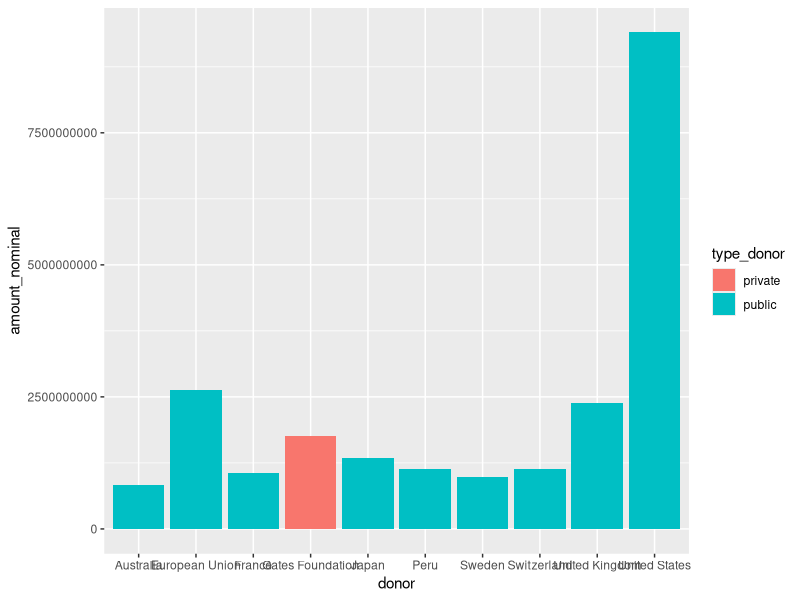
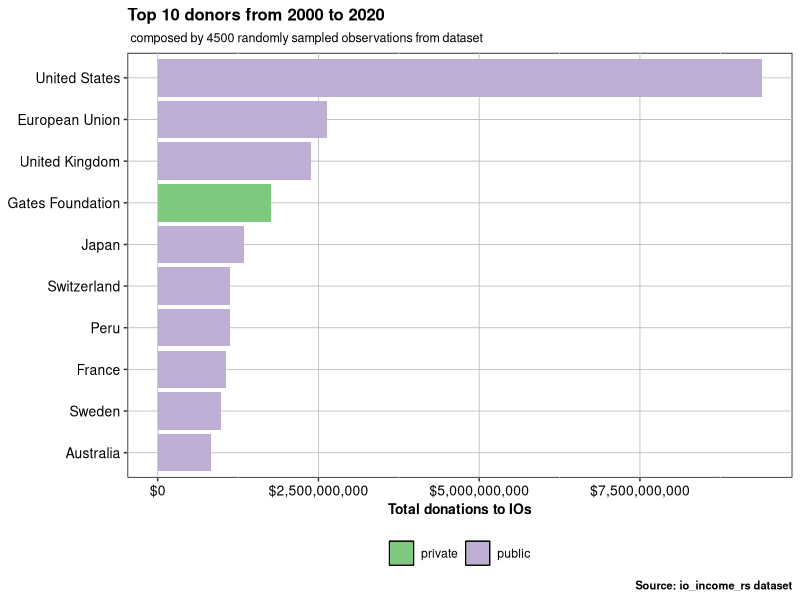
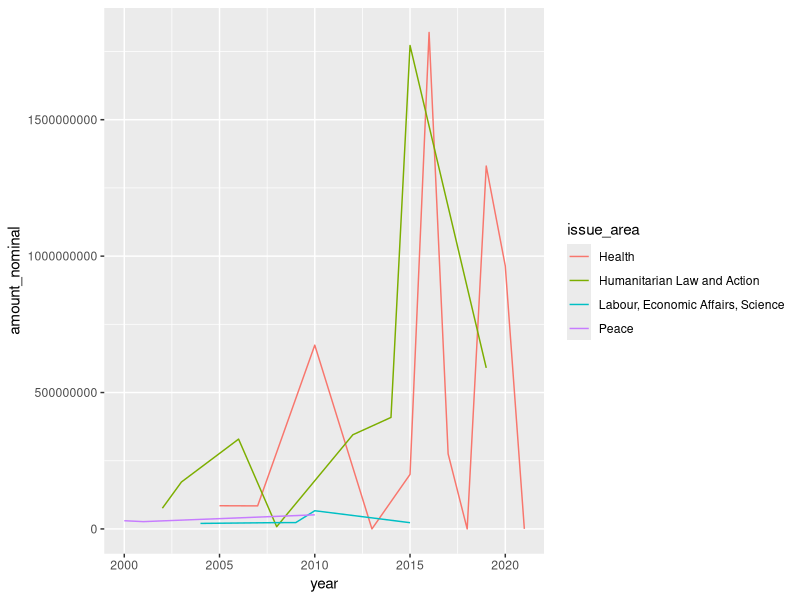
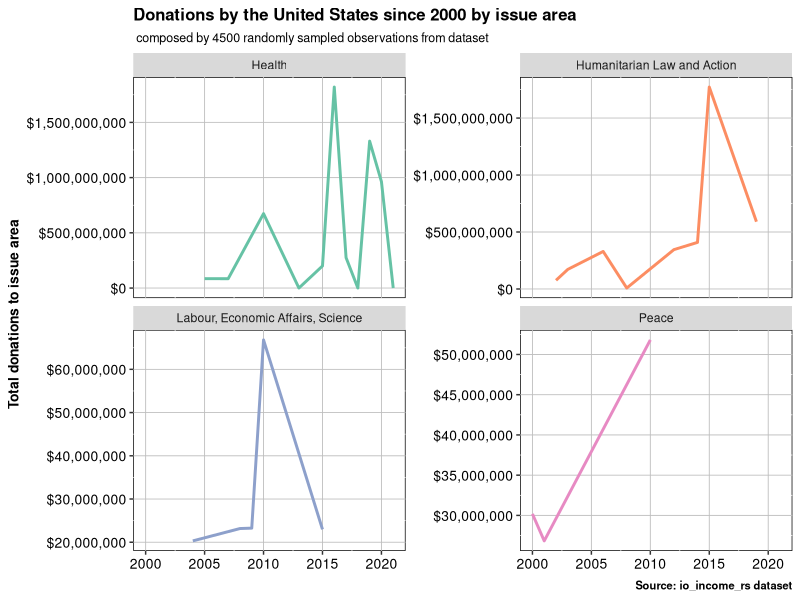
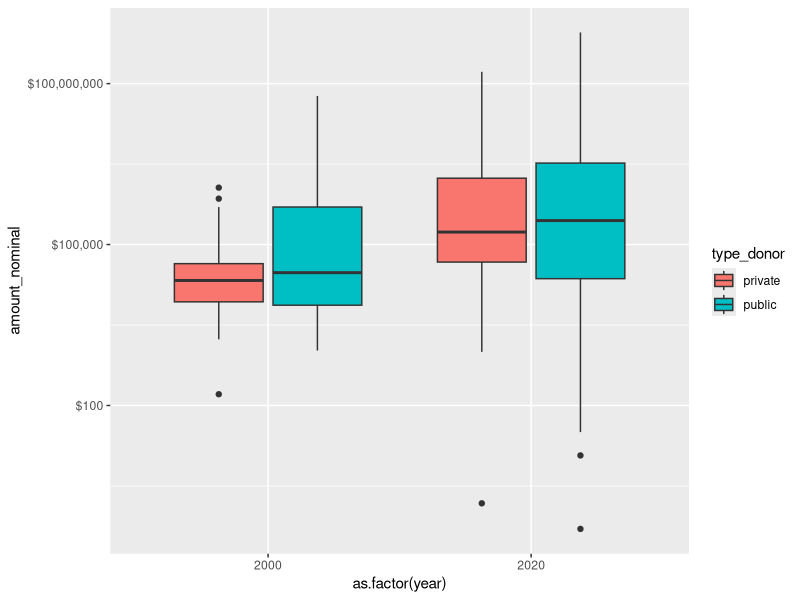
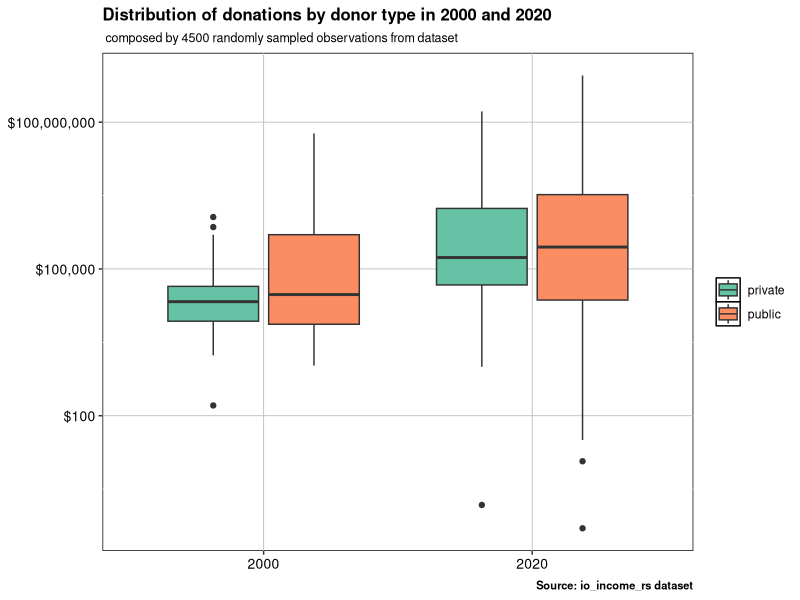
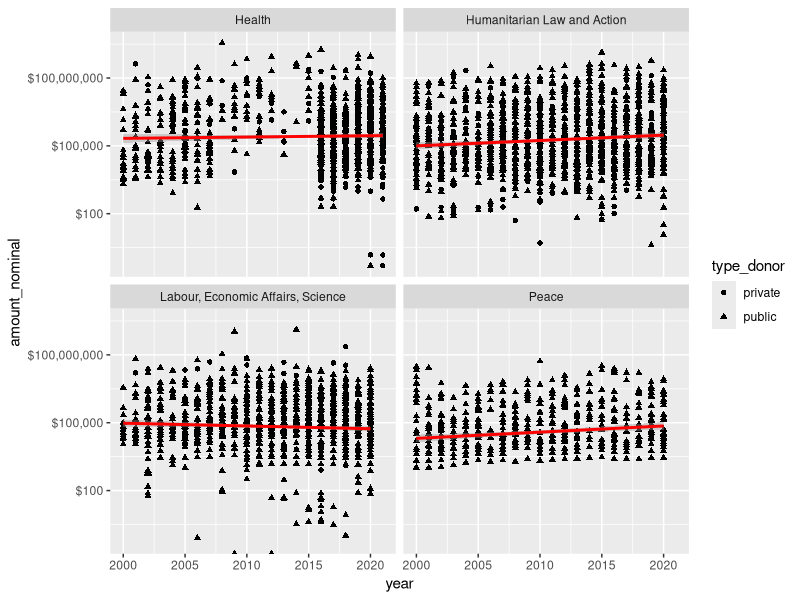
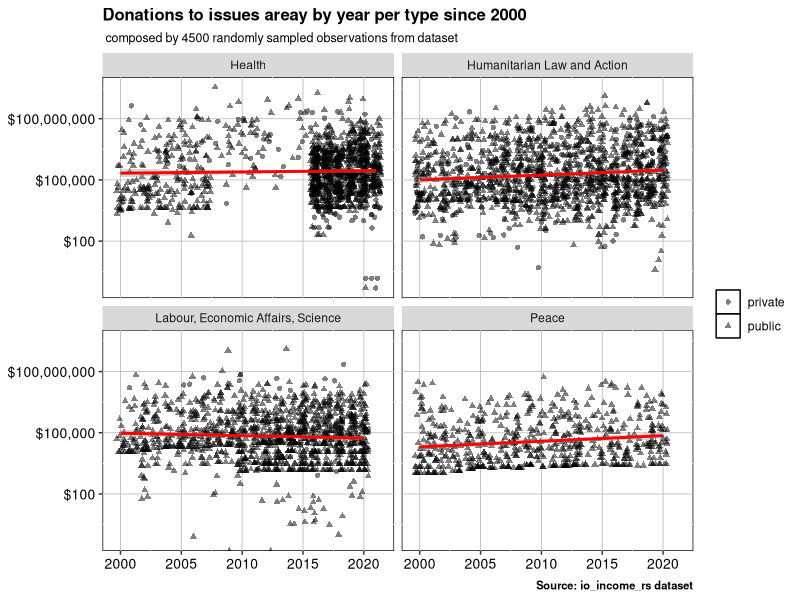

Source code (R) for these figures, in order:
## ---- chunk 1
library(dplyr)
library(ggplot2)
library(tidyr)
library(scales)
library(readr)
io_income_rs <- read_csv("io_income_rs.csv")
options(scipen = 999)
## ---- chunk 2
io_income_rs %>%
  drop_na(donor)%>%
  group_by(donor, type_donor)%>%
  summarize(amount_nominal = sum(amount_nominal, na.rm = TRUE)) %>% 
  arrange(desc(amount_nominal))%>%
  ungroup()%>%
  slice_head(n=10)%>% 
  ggplot(mapping=aes(x=donor, y= amount_nominal, fill=type_donor))+
  geom_col() #minimal solution 

io_income_rs %>%
  drop_na(donor)%>%
  group_by(donor, type_donor)%>%
  summarize(amount_nominal = sum(amount_nominal, na.rm = TRUE)) %>% 
  arrange(desc(amount_nominal))%>%
  ungroup()%>%
  slice_head(n=10)%>%
  ggplot(mapping=aes(x=reorder(donor, amount_nominal), #order donors acc. to $$$
                     y= amount_nominal, fill=type_donor))+
  geom_col()+
  scale_fill_brewer(type="qual", palette= "Accent", direction=1)+
  scale_y_continuous(labels=scales::dollar)+
  labs( x = NULL, y = "Total donations to IOs", title = "Top 10 donors from 2000 to 2020",
    subtitle=" composed by 4500 randomly sampled observations from dataset",
    caption = "Source: io_income_rs dataset")+
  theme(panel.background = element_rect("white", "black", .5, "solid"),
    panel.grid.major = element_line(color = "grey", size = 0.3, linetype = "solid"),
    axis.text = element_text(color = "black", size = 10),
    title = element_text(color = "black", size = 10, face = "bold"),
    legend.title = element_blank(),
    plot.subtitle = element_text(color = "black", size = 9, face = "plain"),
    legend.position = "bottom") +
    coord_flip() #flipping it to simplify reading
## ---- chunk 3
io_income_rs %>%
  filter(donor== "United States") %>%
  group_by(year, issue_area)%>%
  summarize(amount_nominal = sum(amount_nominal, na.rm = TRUE)) %>% 
  ggplot(mapping=aes(x=year, y=amount_nominal, color=issue_area))+
  geom_line() #minimal solution

io_income_rs %>%
  filter(donor== "United States") %>%
  group_by(year, issue_area)%>%
  summarize(amount_nominal = sum(amount_nominal, na.rm = TRUE)) %>% 
  ggplot(mapping=aes(x=year, y=amount_nominal, color=issue_area))+
  geom_line(size=1)+
  scale_color_brewer(type="qual", palette= "Set2", direction=1)+
  scale_y_continuous(labels=scales::dollar)+
  labs( x = NULL, y = "Total donations to issue area", 
        title = "Donations by the United States since 2000 by issue area", 
    subtitle=" composed by 4500 randomly sampled observations from dataset",
    caption = "Source: io_income_rs dataset")+
  theme(panel.background = element_rect("white", "black", .5, "solid"),
    panel.grid.major = element_line(color = "grey", size = 0.3, linetype = "solid"),
    axis.text = element_text(color = "black", size = 10),
    title = element_text(color = "black", size = 10, face = "bold"),
    legend.title = element_blank(),
    plot.subtitle = element_text(color = "black", size = 9, face = "plain"),
    legend.position = "none")+
    facet_wrap(~issue_area, scale="free_y") # let the y-scales of facets change.
## ---- chunk 4
io_income_rs %>%
  drop_na(type_donor) %>%
  filter(year==2000 | year == 2020) %>%
  ggplot(mapping=aes(x=as.factor(year), y=amount_nominal, fill=type_donor))+
  geom_boxplot()+
  scale_y_log10(labels=scales::dollar) #minimal solution

io_income_rs %>%
  drop_na(type_donor) %>%
  filter(year==2000 | year == 2020) %>%
  ggplot(mapping=aes(x=as.factor(year), y=amount_nominal, fill=type_donor))+
  geom_boxplot()+
  scale_y_log10(labels=scales::dollar)+
  scale_fill_brewer(type="qual", palette= "Set2", direction=1)+
  labs( x = NULL, y = NULL, 
        title = "Distribution of donations by donor type in 2000 and 2020",
    subtitle=" composed by 4500 randomly sampled observations from dataset",
    caption = "Source: io_income_rs dataset")+
  theme(panel.background = element_rect("white", "black", .5, "solid"),
    panel.grid.major = element_line(color = "grey", size = 0.3, linetype = "solid"),
    axis.text = element_text(color = "black", size = 10),
    title = element_text(color = "black", size = 10, face = "bold"),
    legend.title = element_blank(),
    plot.subtitle = element_text(color = "black", size = 9, face = "plain"),
    legend.position = "right")
## ---- chunk 5
io_income_rs %>%
  drop_na(type_donor)%>%
  ggplot(mapping=aes(x=year, y=amount_nominal))+
  geom_point(aes(shape=type_donor))+
  geom_smooth(method = "lm", color="red")+
  scale_y_log10(labels=scales::dollar)+
  facet_wrap(~issue_area) #minimal

io_income_rs %>%
  drop_na(type_donor) %>%
  ggplot(mapping=aes(x=year, y=amount_nominal)) +
  geom_point(aes(shape=type_donor), 
             position="jitter", 
# position jitter adds random noise to each observation, so they do not line up by year.
             alpha=.5)+  
  # alpha makes the points transparent.
  geom_smooth(method = "lm", color="red") +
  scale_y_log10(labels=scales::dollar) +
  facet_wrap(~issue_area) +
  labs(x = NULL, y = NULL, #removing redundant info from x and y axis
       title = "Donations to issues areay by year per type since 2000", 
       subtitle=" composed by 4500 randomly sampled observations from dataset",
       caption = "Source: io_income_rs dataset") +
  theme(panel.background = element_rect("white", "black", .5, "solid"),
    panel.grid.major = element_line(color = "grey", size = 0.3, linetype = "solid"),
    axis.text = element_text(color = "black", size = 10),
    title = element_text(color = "black", size = 10, face = "bold"),
    legend.title = element_blank(),
    plot.subtitle = element_text(color = "black", size = 9, face = "plain"),
    legend.position = "right")
